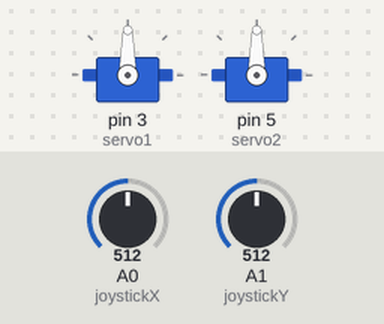
This sketch was run on a simulated Arduino Uno, built with avr-gcc and run on an emulated ATmega328P. Parts: 2 × servo. The inputs (shaded band) are chosen by the test bench; at power-on: A0 (joystickX) = 512, A1 (joystickY) = 512.

Above: at 1.2 s.
1.3 s: A0 (joystickX) set to 716
At 1.6 s:
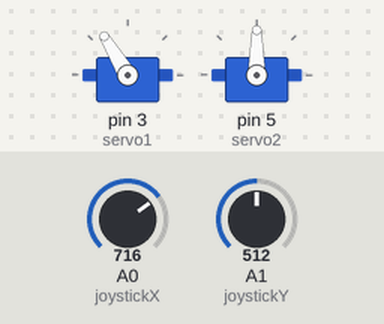
2.8 s: A1 (joystickY) set to 716
At 4.0 s:
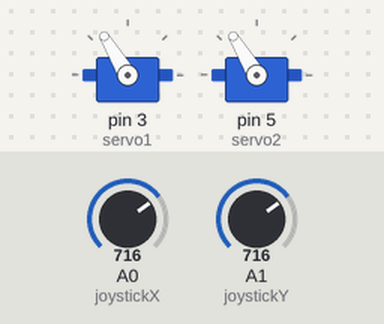
4.3 s: A0 (joystickX) set to 900
At 5.2 s:
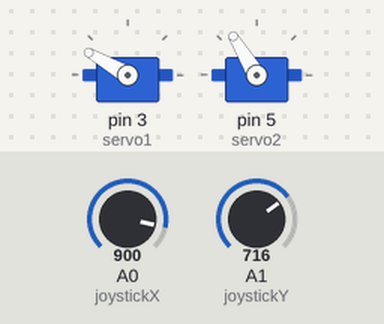
5.8 s: A1 (joystickY) set to 900
At 6.3 s:
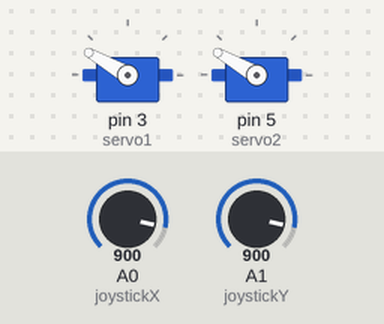
7.3 s: A0 (joystickX) set to 1023
At 8.5 s:
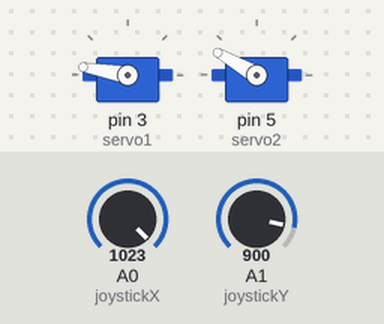
8.8 s: A1 (joystickY) set to 1023
At 9.8 s:
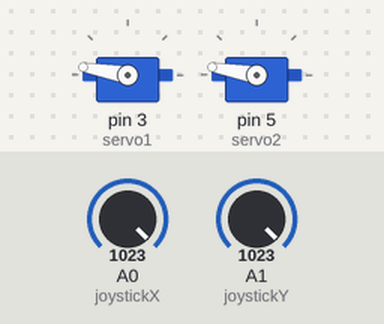
Timing chart, 0 to 11.3 s (numbered marks = the images above; inputs shaded):
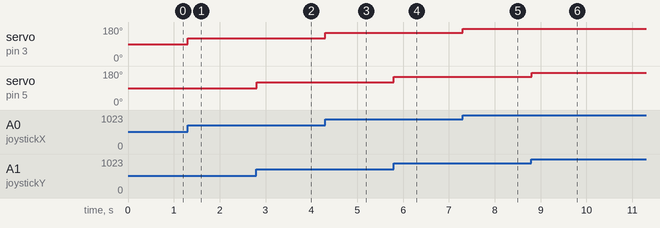

Measured:
- after the input at 1.3 s, servo on pin 3 (servo1): 90° → 121° at once
- after the input at 2.8 s, servo on pin 5 (servo2): 90° → 121° at once
- after the input at 4.3 s, servo on pin 3 (servo1): 121° → 150° at once
- after the input at 5.8 s, servo on pin 5 (servo2): 121° → 150° at once
- after the input at 7.3 s, servo on pin 3 (servo1): 150° → 170° at once
- after the input at 8.8 s, servo on pin 5 (servo2): 150° → 170° at once

The sketch:

joystick_servo.ino
```cpp
/**************************************************************************************************************
 *
 * Author:    Aly Khan Nuruddin
 * Date:      May 15, 2021
 * Purpose:   This program permits the user to toggle the angle of rotation of two servo motors between 10 and
 *            170 degrees, by actuating the motion of an analog joystick on the horizontal and vertical axes.
 *
 **************************************************************************************************************/

#include <Servo.h>                                // Enable communication between the microcontroller and the servo motors.

Servo myServo1;                                   // Define an object that actuates the rotation of the first servo motor.
Servo myServo2;                                   // Define an object that actuates the rotation of the second servo motor.

int servo1 = 3;                                   // Define the Digital PWM Input Pin connection for the first servo motor.
int servo2 = 5;                                   // Define the Digital PWM Input Pin connection for the second servo motor.

int joystickX = A0;                               // Define the Analog Input Pin connection for the x-axis of the analog joystick.
int joystickY = A1;                               // Define the Analog Input Pin connection for the y-axis of the analog joystick.

void setup(){
  myServo1.attach(servo1);                        // Establish a connection between the object and the first servo motor.
  myServo2.attach(servo2);                        // Establish a connection between the object and the second servo motor.
}

void loop(){

  int xPosition = analogRead(joystickX);          // Read the position of the x-coordinate on the analog joystick.
  int yPosition = analogRead(joystickY);          // Read the position of the y-coordinate on the analog joystick.

  xPosition = map(xPosition, 0, 1023, 10, 170);   // Scale the value of the x-coordinate to allow for servo motor functionality.
  yPosition = map(yPosition, 0, 1023, 10, 170);   // Scale the value of the y-coordinate to allow for servo motor functionality.

  myServo1.write(xPosition);                      // Set the servo motor position using the scaled value of the x-coordinate.
  myServo2.write(yPosition);                      // Set the servo motor position using the scaled value of the y-coordinate.

  delay(5);                                       // Delay the process of toggling the servo motor position by 5 milliseconds.
}
```
